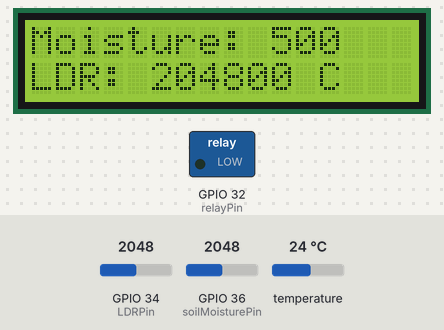
A sketch run on a simulated ESP32. Parts: 16×2 character LCD, switched loads named in the sketch (green lamp = pin HIGH). The test bench sets the inputs (shaded band); at power-on: GPIO 36 (soilMoisturePin) = 2048, GPIO 34 (LDRPin) = 2048, temperature 24 °C. WiFi joins after 1.5 s; servers stay silent unless stated; nothing arrives over Bluetooth unless stated; what the sketch prints to the serial monitor is not drawn.

Above: at 4.5 s.
4.6 s: GPIO 36 (soilMoisturePin) set to 2385
At 9.1 s:
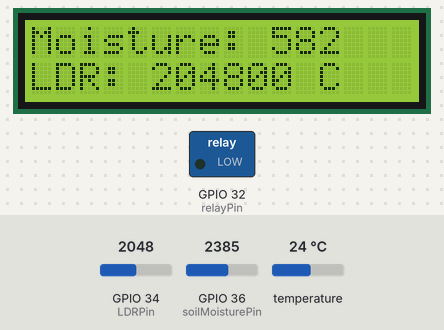
10.1 s: GPIO 36 (soilMoisturePin) set to 2524
At 14.1 s:
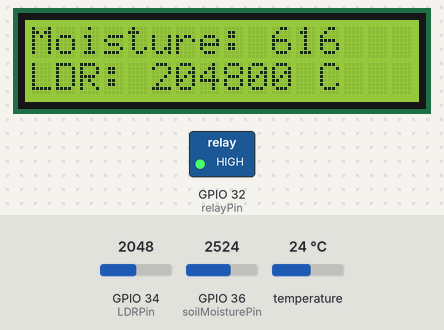
14.8 s: GPIO 34 (LDRPin) set to 2866
At 19.0 s:
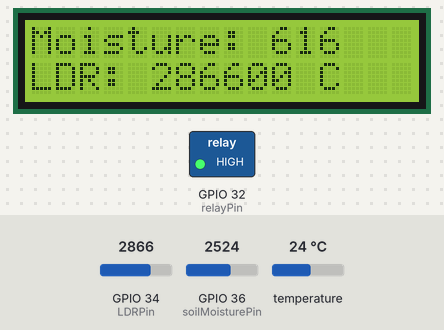
19.5 s: GPIO 34 (LDRPin) set to 3603
At 23.9 s:
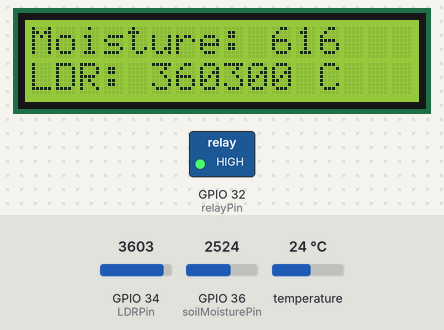
24.2 s: GPIO 36 (soilMoisturePin) set to 2866
At 27.8 s:
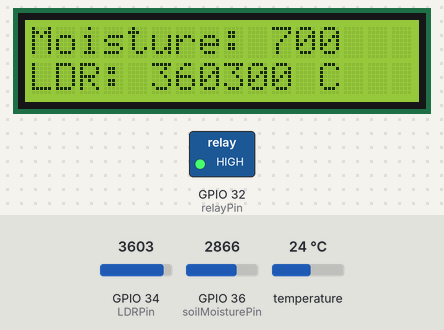
28.9 s: GPIO 34 (LDRPin) set to 4095
At 32.7 s:
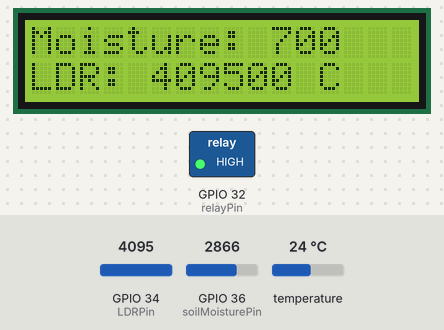
Timing chart, 0 to 34.2 s (numbered marks = the images above; inputs shaded):
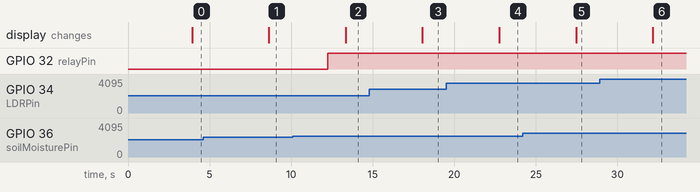

Measured:
- the behaviour switches between 2455 and 2456 on GPIO 36 (soilMoisturePin) (found by bisection; images 1 and 2)
- after the input at 4.6 s, the display: changes after 4.0 s (image 1)
- after the input at 10.1 s, GPIO 32 (relayPin): LOW → HIGH after 2.2 s; the display: changes after 3.2 s (image 2)
- after the input at 14.8 s, the display: changes after 3.2 s (image 3)
- after the input at 19.5 s, the display: changes after 3.3 s (image 4)
- after the input at 24.2 s, the display: changes after 3.3 s (image 5)
- after the input at 28.9 s, the display: changes after 3.3 s (image 6)

The sketch:

all-15.ino
```cpp
  #include <Arduino.h>
  #include <Wire.h>
  #include <LiquidCrystal_I2C.h>
  #include <OneWire.h>
  #include <DallasTemperature.h>
  #include <ThingSpeak.h>
  #include <WiFi.h>
  #include <FirebaseESP32.h>
  #include <BluetoothSerial.h>

  // Constants for ThingSpeak
  const char* ssid = "vinald";
  const char* password = "14231423";
  unsigned long myChannel = 2234562;
  const char* apiKey = "H0JAID5SFXIIFCJX";
  const int soilMoisturePin = A0;
  const int LDRPin = 34;
  const int temperatureSensorPin = 17;

  // Constants for Firebase
  #define WIFI_SSID "vinald"
  #define WIFI_PASSWORD "14231423"
  #define FIREBASE_HOST F("https://agriculture-a2856-default-rtdb.firebaseio.com/")
  #define FIREBASE_AUTH F("AIzaSyAgnMD_uFO5zrqEtTRouctYp5LO4k4-W8M")
  OneWire oneWire(temperatureSensorPin);
  DallasTemperature DS18B20(&oneWire);

  LiquidCrystal_I2C lcd(0x27, 16, 2);
  WiFiClient client;
  FirebaseData firebaseData;

  // Constants for pump control
  const int moistureThresholdMin = 600;
  const int moistureThresholdMax = 1000;
  const int temperatureThresholdMin = 30;
  const int temperatureThresholdMax = 50;

  const int relayPin = 32;
  bool pumpStatus = false;

  BluetoothSerial SerialBT;

  void setup() {
    Serial.begin(9600);
    pinMode(soilMoisturePin, INPUT);
    pinMode(LDRPin, INPUT);
    pinMode(temperatureSensorPin, INPUT);
    pinMode(relayPin, OUTPUT);
    digitalWrite(relayPin, LOW);

    lcd.begin();
    lcd.backlight();

    DS18B20.begin();

    WiFi.begin(ssid, password);
    while (WiFi.status() != WL_CONNECTED) {
      delay(1000);
      Serial.print(".");
    }

    ThingSpeak.begin(client);
    Firebase.begin(FIREBASE_HOST, FIREBASE_AUTH);
    SerialBT.begin("ESP32-Bluetooth");

    Serial.println("Bluetooth device ready for pairing.");
  }

  void loop() {
    int soilMoistureValue = analogRead(soilMoisturePin);
    int mappedSoilMoistureValue = map(soilMoistureValue, 0, 1023, 0, 250);
    DS18B20.requestTemperatures();
    float temperatureC = DS18B20.getTempCByIndex(0);
    int ldrValue = analogRead(LDRPin);

    // Bluetooth command handling
    if (SerialBT.available()) {
      char command = SerialBT.read();
      if (command == '1') { // Turn on the pump
        pumpStatus = true;
        digitalWrite(relayPin, HIGH);
      } else if (command == '0') { // Turn off the pump
        pumpStatus = false;
        digitalWrite(relayPin, LOW);
      }
    }

    // Check pump conditions
    bool newPumpStatus = (temperatureC >= temperatureThresholdMin && temperatureC <= temperatureThresholdMax) ||
                        (mappedSoilMoistureValue >= moistureThresholdMin && mappedSoilMoistureValue <= moistureThresholdMax);

    if (newPumpStatus != pumpStatus) {
      pumpStatus = newPumpStatus;
      digitalWrite(relayPin, pumpStatus ? HIGH : LOW);
    }

    // Update ThingSpeak and Firebase
    ThingSpeak.setField(1, mappedSoilMoistureValue);
    ThingSpeak.setField(2, temperatureC);
    ThingSpeak.setField(3, ldrValue);
    ThingSpeak.setField(4, (int)temperatureSensorPin);
    ThingSpeak.setField(5, pumpStatus);
    int x = ThingSpeak.writeFields(myChannel, apiKey);
    if (x == 200) {
      Serial.println("ThingSpeak Updated");
    } else {
      Serial.println("ThingSpeak Problem. HTTP error code: " + String(x));
    }

    unsigned long currentMillis = millis();
    String timestampStr = String(currentMillis / 1000);
    Firebase.setInt(firebaseData, "/sensor_readings/" + timestampStr + "/soil_moisture", mappedSoilMoistureValue);
    Firebase.setInt(firebaseData, "/sensor_readings/" + timestampStr + "/ldr", ldrValue);
    Firebase.setFloat(firebaseData, "/sensor_readings/" + timestampStr + "/temperature", temperatureC);
    Firebase.setString(firebaseData, "/sensor_readings/" + timestampStr + "/timestamp", timestampStr);
    Firebase.setBool(firebaseData, "/sensor_readings/" + timestampStr + "/pump_status", pumpStatus);

    // Display on LCD
    lcd.clear();
    lcd.setCursor(0, 0);
    lcd.print("Moisture: ");
    lcd.print(mappedSoilMoistureValue);
    lcd.setCursor(0, 1);
    lcd.print("Temp: ");
    lcd.print(temperatureC);
    lcd.print(" C ");
    lcd.setCursor(0, 2);
    lcd.print("LDR: ");
    lcd.print(ldrValue);

    delay(500);
  }
```
